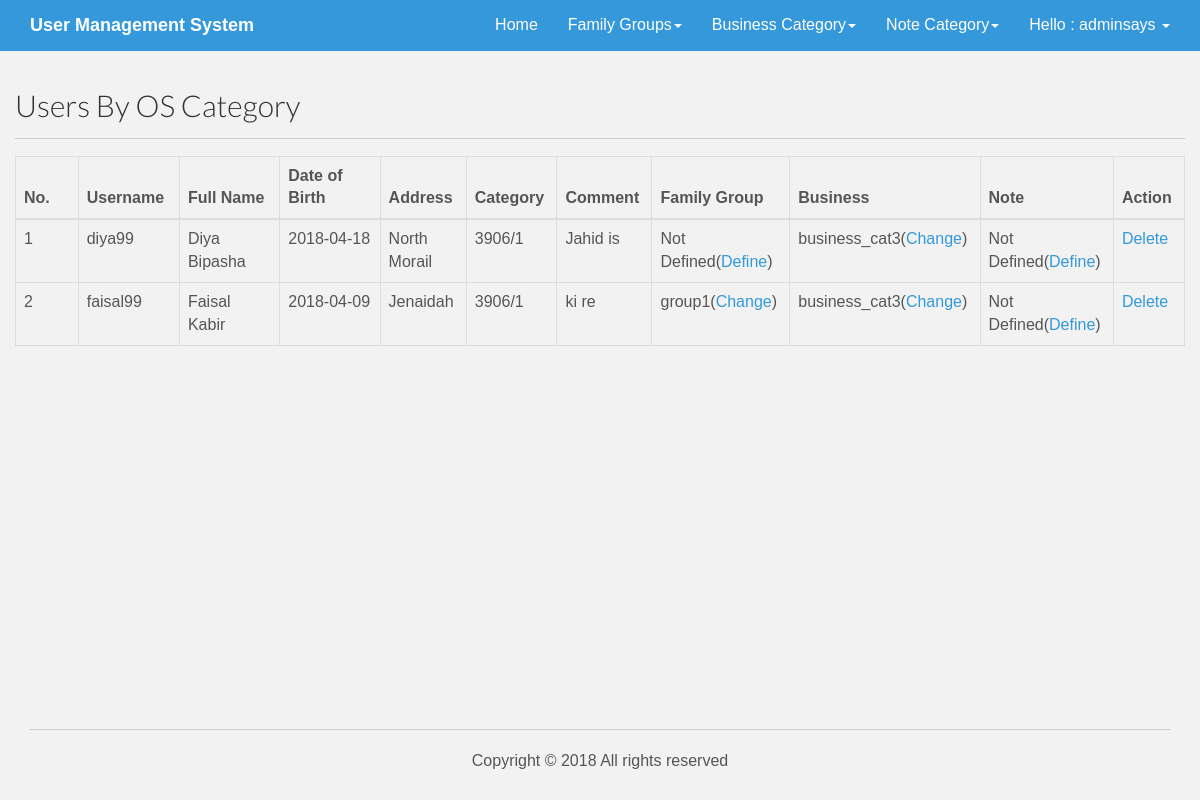
Screenshot of /admin/search.php?category=3906/1 (signed in) with the database file from the repository.
### tables this page shows
CREATE TABLE `tbl_users` (
  `id` int(16) NOT NULL,
  `username` varchar(255) NOT NULL,
  `password` varchar(255) NOT NULL,
  `first_name` varchar(255) NOT NULL,
  `surname` varchar(255) NOT NULL,
  `date_of_birth` varchar(255) NOT NULL,
  `address` varchar(255) NOT NULL,
  `category` varchar(256) NOT NULL,
  `comment` varchar(256) NOT NULL,
  `group_id` int(16) NOT NULL DEFAULT '0',
  `business_id` int(16) NOT NULL DEFAULT '0',
  `comment_id` int(16) NOT NULL DEFAULT '0'
);

CREATE TABLE `tbl_business` (
  `id` int(16) NOT NULL,
  `name` varchar(255) NOT NULL
);

CREATE TABLE `tbl_groups` (
  `id` int(16) NOT NULL,
  `name` varchar(255) NOT NULL
);

### lib/Database.php (called while the page is built, shortened)
<?php
Class Database{
	public $host   = DB_HOST;
	public $user   = DB_USER;
	public $pass   = DB_PASS;
	public $dbname = DB_NAME;
	public $link;
	private function connectDB(){
	$this->link = new mysqli($this->host, $this->user, $this->pass, $this->dbname);
 }
	public function select($query){
		$result = $this->link->query($query) or die($this->link->error.__LINE__);
		if($result->num_rows > 0){
			return $result;
		} else {
			return false;
		}
	}
}

### admin/search.php (the view, shortened to what this page needs)
<?php include 'inc/header.php'; ?>
    <div class="container">
      <div class="row">
        <h2>Users By OS Category</h2><hr>
  <?php
           if (isset($_GET['category']) || $_GET['category'] != NULL) {
                $category = $_GET['category'];
            }
         ?>
             <?php
          $query = "SELECT * from tbl_users WHERE category='$category' order by id DESC";
          $users = $db->select($query);
          if($users){ ?>
            <table class="table table-bordered" id="example">
                <thead>
                  <tr>
                    <th width="5%">No.</th>
                    <th width="8%">Username</th>
                    <th width="8%">Full Name</th>
                    <th width="8%">Date of Birth</th>
                    <th width="5%">Address</th>
                    <th width="5%">Category</th>
                    <th width="5%">Comment</th>
                    <th width="5%">Family Group</th>
                    <th width="5%">Business</th>
                    <th width="5%">Note</th>
                    <th width="5%">Action</th>
                  </tr>
                </thead>
                <tbody>
                    <?php $i=0;
                      while ($result = $users->fetch_assoc()) { $i++; $userid=$result['id'];?>
                        <tr class="odd gradeX">
                          <td><?php echo $i; ?></td>
                          <td><?php echo $result['username']; ?></td>
                          <td><?php echo $result['first_name'].' '.$result['surname']; ?></td>
                          <td><?php echo $result['date_of_birth']; ?></td>
                          <td><?php echo $result['address']; ?></td>
                          <td><?php echo $result['category']; ?></td>
                          <td><?php echo $result['comment']; ?></td>
                          <td><?php
                          if($result['group_id']){
                            $id = $result['group_id'];
                $query = "select * from tbl_groups where id='$id'";
                $category = $db->select($query);
                if($category){
                while ($result2 = $category->fetch_assoc()) {
                  echo $result2['name'].'('."<a href='changegroup.php?groupid=$id&userid=$userid'>Change</a>".')';
                  }
                }
                          } else {
                            echo 'Not Defined'.'('."<a href='assigngroup.php?userid=$userid'>Define</a>".')';
                          }
                          ?></td>
                          <td><?php
                          if($result['business_id']){
                            $id = $result['business_id'];
                $query = "select * from tbl_business where id='$id'";
                $category = $db->select($query);
                if($category){
                while ($result2 = $category->fetch_assoc()) {
                  echo $result2['name'].'('."<a href='changebusiness.php?businessid=$id&userid=$userid'>Change</a>".')';
                  }
                }
                          } else {
                            echo 'Not Defined'.'('."<a href='assignbusiness.php?userid=$userid'>Define</a>".')';
                          }
                          ?></td>
                          <td><?php
                          if($result['comment_id']){
                            $id = $result['comment_id'];
                $query = "select * from tbl_comments where id='$id'";
                $category = $db->select($query);
                if($category){
                while ($result2 = $category->fetch_assoc()) {
                  echo $result2['name'].'('."<a href='changecomment.php?commentid=$id&userid=$userid'>Change</a>".')';
                  }
                }
                          } else {
                            echo 'Not Defined'.'('."<a href='assigncomment.php?userid=$userid'>Define</a>".')';
                          }
                          ?></td>
                          <td><a onclick="return confirm('Are you sure to delete');" href="?del=<?php echo $result2['id']; ?>">Delete</a></td>
                        <?php } ?>
                </tbody>
              </table>
               <?php
                    }else{
                      echo '<center><h2 style="color:red">No user request found...</h2></center>';
                    }
                     ?>
      </div>
    </div>
<?php include 'inc/footer.php'; ?>

### assets/css/main.css (style rules this page uses)
body { background-color: #f2f2f2; font-family: 'Lato', sans-serif; font-weight: 300; font-size: 16px; color: #555; -webkit-font-smoothing: antialiased; -webkit-overflow-scrolling: touch; }
h1, h2, h3, h4, h5, h6 { font-family: 'Lato', sans-serif; font-weight: 300; color: #333; }
a { color: #3498db; word-wrap: break-word; -webkit-transition: color 0.1s ease-in, background 0.1s ease-in; -moz-transition: color 0.1s ease-in, background 0.1s ease-in; -ms-transition: color 0.1s ease-in, background 0.1s ease-in; -o-transition: color 0.1s ease-in, background 0.1s ease-in; transition: color 0.1s ease-in, background 0.1s ease-in; }
a:before, a:after { -webkit-transition: color 0.1s ease-in, background 0.1s ease-in; -moz-transition: color 0.1s ease-in, background 0.1s ease-in; -ms-transition: color 0.1s ease-in, background 0.1s ease-in; -o-transition: color 0.1s ease-in, background 0.1s ease-in; transition: color 0.1s ease-in, background 0.1s ease-in; }
hr { display: block; height: 1px; border: 0; border-top: 1px solid #ccc; margin: 1em 0; padding: 0; }
html, body { margin:0; padding:0; height:100%; }

### admin/inc/header.php (style rules this page uses)
* { box-sizing: border-box; }
body { margin: 0; font-family: Arial, Helvetica, sans-serif; }

### rows the page displays
tbl_users: username "diya99", first_name "Diya", surname "Bipasha", date_of_birth "2018-04-18", address "North Morail", category "3906/1", comment "Jahid is"
tbl_business: name "business_cat3"
tbl_users: username "faisal99", first_name "Faisal", surname "Kabir", date_of_birth "2018-04-09", address "Jenaidah", category "3906/1", comment "ki re"
tbl_groups: name "group1"

### other values shown
Session::get('username') "adminsays"
